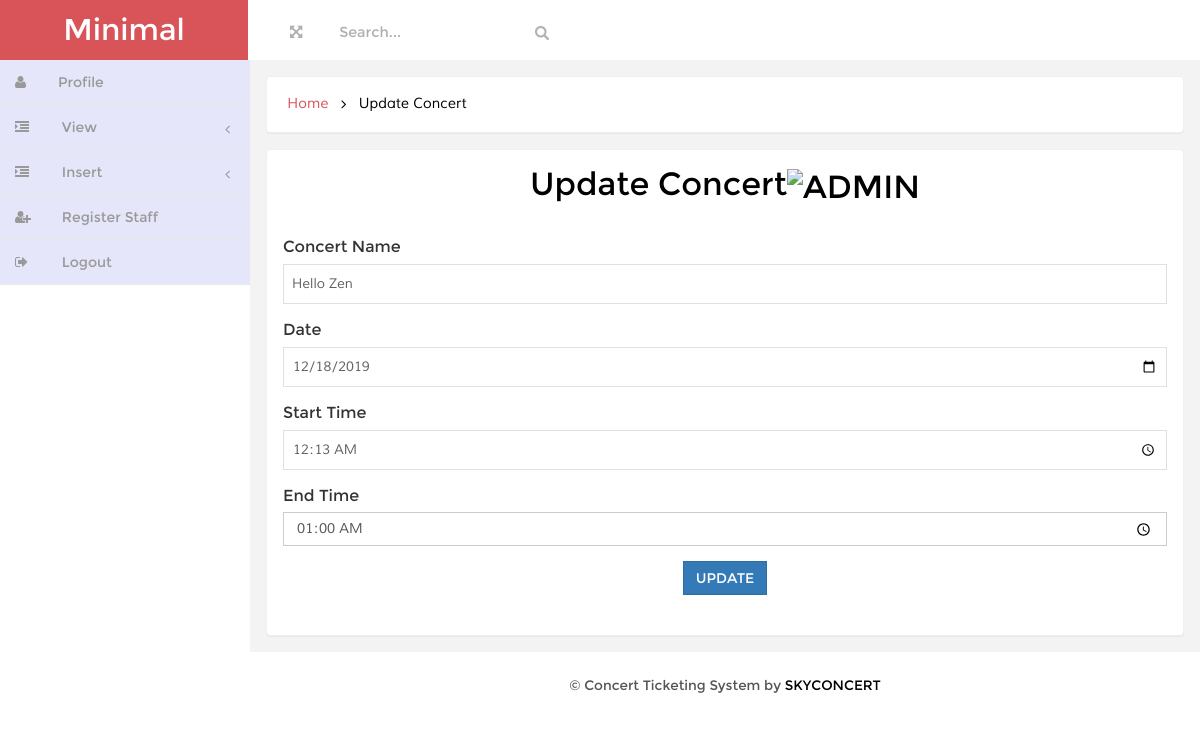
Screenshot of /admin/editconcert.php?coid=1 with the database file from the repository.
### tables this page shows
CREATE TABLE `concert` (
  `coid` int(12) NOT NULL,
  `name` varchar(100) NOT NULL,
  `date` date NOT NULL,
  `start_time` time NOT NULL,
  `end_time` time NOT NULL
);

### admin/editconcert.php (the view, shortened to what this page needs)
<!DOCTYPE HTML>
<html>
<head>
<link href="css/bootstrap.min.css" rel='stylesheet' type='text/css' />
<link href="css/style.css" rel='stylesheet' type='text/css' />
<link href="css/font-awesome.css" rel="stylesheet">
<link href="css/custom.css" rel="stylesheet">
</head>
<body>
<?php
		 $coid = $_GET['coid'];
		 $query = "SELECT * FROM concert WHERE coid='$coid'";
		 $r = mysql_query($query);
		 $results = mysql_fetch_assoc($r);
?>
<div id="wrapper">
        <nav class="navbar-default navbar-static-top" role="navigation">
             <div class="navbar-header">
               <h1> <a class="navbar-brand" href="index.html">Minimal</a></h1>
			   </div>
			 <div class=" border-bottom">
        	<div class="full-left">
        	  <section class="full-top">
				<button id="toggle"><i class="fa fa-arrows-alt"></i></button>
			</section>
			<form class=" navbar-left-right">
              <input type="text"  value="Search..." onfocus="this.value = '';" onblur="if (this.value == '') {this.value = 'Search...';}">
              <input type="submit" value="" class="fa fa-search">
            </form>
        <div class="clearfix"> </div>
           </div>
			<div class="clearfix">
     </div>
		    <div class="navbar-default sidebar" role="navigation">
                <div class="sidebar-nav navbar-collapse">
                <ul class="nav" id="side-menu">
                    <li>
                        <a href="viewprofile.php" class=" hvr-bounce-to-right" style="background-color:#E6E6FA"><i class="fa fa-user nav_icon "></i><span class="nav-label">Profile</span> </a>
                    </li>
                    <li>
                        <a href="#" class=" hvr-bounce-to-right" style="background-color:#E6E6FA"><i class="fa fa-indent nav_icon"></i> <span class="nav-label">View</span><span class="fa arrow"></span></a>
                    </li>
					<li>
                        <a href="#" class=" hvr-bounce-to-right" style="background-color:#E6E6FA"><i class="fa fa-indent nav_icon"></i> <span class="nav-label">Insert</span><span class="fa arrow"></span></a>
                    </li>
					 <li>
                        <a href="signup.html" class=" hvr-bounce-to-right" style="background-color:#E6E6FA"><i class="fa fa-user-plus nav_icon" ></i> <span class="nav-label">Register Staff</span> </a>
                    </li>
					 <li>
                        <a href="logout.php" class=" hvr-bounce-to-right" style="background-color:#E6E6FA"><i class="fa fa-sign-out nav_icon" ></i> <span class="nav-label">Logout</span> </a>
                    </li>
                </ul>
            </div>
			</div>
        </nav>
		 <div id="page-wrapper" class="gray-bg dashbard-1">
       <div class="content-main">
		     <div class="banner">
		    	<h2>
				<a href="index.html">Home</a>
				<i class="fa fa-angle-right"></i>
				<span>Update Concert</span>
				</h2>
		    </div>
 	<div class="grid-form" >
 		<div class="grid-form1" >
 		<h3 id="forms-example" class="" align="center" >Update Concert<img src="images/edit2.png" alt="ADMIN" class="ADMIN" width="140" height="140"></h3>
 		<form action="editconcert_php.php?coid=<?php echo $coid;?>" method="post" name="form1" onSubmit="return editFunction()">
		  <div class="form-group">
			<label>Concert Name</label>
			<input type="text" class="form-control1" id="name" name="name" value='<?=$results['name'];?>'>
		  </div>
		    <div class="form-group">
			<label>Date</label>
			<input type="date" class="form-control1" id="date" name="date" value='<?=$results['date'];?>'>
		  </div>
		   <div class="form-group">
			<label>Start Time</label>
			<input type="time" class="form-control1" id="start_time" name="start_time" value='<?=$results['start_time'];?>'>
		  </div>
		   <div class="form-group">
			<label>End Time</label>
			<input type="time" class="form-control" name="end_time" id="end_time" value='<?=$results['end_time'];?>' required>
		  </div>
		   <div class="form-group" align="center">
			<input type="submit" value="UPDATE" class="btn btn-primary">
		  </div>
		</form>
  </div>
 	</div>
<div class="copy">
          <p> &copy; Concert Ticketing System by <a href="" target="_blank">SKYCONCERT</a> </p>
		  </div>
		</div>
		</div>
       </div>
</body>
</html>

### admin/css/style.css (style rules this page uses)
h4, h5, h6, h1, h2, h3 { margin: 0; }
ul, ol { margin: 0;padding: 0; }
p { margin: 0; }
html, body { font-family:'Montserrat-Regular'; font-size: 100%; background:#F3F3F4; overflow-x: hidden; }
body a { transition:0.5s all; -webkit-transition:0.5s all; -moz-transition:0.5s all; -o-transition:0.5s all; -ms-transition:0.5s all; }
div#wrapper { background-color: #fff; }
.navbar-default.sidebar { background-color: #fff; }
h1 a.navbar-brand { color: #fff !important; font-size: 30px; font-weight: 500; padding: 20px 0px; background: #d95459; text-align: center; width:248px; height: 60px; }
i.nav_icon { color: #fff; margin-right:6px; }
.sidebar ul li a { color: #999; font-size:14px; }
.hvr-bounce-to-right { display: inline-block; vertical-align: middle; -webkit-transform: translateZ(0); transform: translateZ(0); box-shadow: 0 0 1px rgba(0, 0, 0, 0); -webkit-backface-visibility: hidden; backface-visibility: hidden; -moz-osx-font-smoothing: grayscale; position: relative; -webkit-transition-property: color; transition-property: color; -webkit-transition-duration: 0.5s; transition-duration: 0.5s; }
.hvr-bounce-to-right:before { content: ""; position: absolute; z-index: -1; top: 0; left: 0; right: 80%; bottom: 0; background:#7f8c8d; -webkit-transform: scaleX(0); transform: scaleX(0); -webkit-transform-origin: 0 50%; transform-origin: 0 50%; -webkit-transition-property: transform; transition-property: transform; -webkit-transition-duration: 0.5s; transition-duration: 0.5s; -webkit-transition-timing-function: ease-out; transition-timing-function: ease-out; }
.nav > li > a { color: #999; font-weight:500; padding: 0px 20px 0px 0px; font-size: 0.85em; border-bottom: 1px solid #E9E9E9; }
.nav > li > a i { margin-right: 14px; }
i.nav_icon { color: #999; padding: 15px; width: 44px; height: 44px; }
span.fa.arrow { margin-top: 17px; }
@media (min-width: 768px) { #page-wrapper { position: inherit; margin: 0 0 0 240px; min-height: 1000px; } }
.content-main { background-color: #F3F3F4; padding-top: 1em; }
.full-top { float:left; }
.navbar-left-right { float: left; margin-left: 6%; }
.border-bottom { background-color: #fff; }
.full-left { float: left; width: 40%; margin-left: 3%; margin-top: 1.3em; }
.full-left button { background: none; border: none; outline: none; color: #B3AEAE; font-size: 0.9em; }
.navbar-left-right input[type="text"] { background: none; border: none; outline: none; color:#B3AEAE; font-size: 0.9em; }
.navbar-left-right input[type="submit"] { background: url(../images/search.png) 0px 2px no-repeat; width:16px; height:16px; border: none; outline: none; color:#B3AEAE; font-size: 0.9em; }
.banner { background: #fff; display: block; margin: 0em 1em ; padding:1em; border: 1px solid #ebeff6; border-color: #ebeff6; border-radius: 4px; -webkit-border-radius: 4px; -o-border-radius: 4px; -moz-border-radius: 4px; -ms-border-radius: 4px; -webkit-box-shadow: 0 1px 1px rgba(0,0,0,.05); box-shadow: 0 1px 1px rgba(0,0,0,.05); }
.banner h2 { font-size:0.9em; }
.banner h2 a { color:#D95459; text-decoration:none; font-family: 'Muli-Regular'; padding:0.3em ; }
.banner h2 span { color:#000; font-family: 'Muli-Regular'; padding:0.3em ; }
.banner h2 i { color:#000; vertical-align:middle; padding:0.3em ; }
.grid-form { padding: 1em; }
.grid-form1 { background: #fff; margin-bottom: 1em; padding: 1em; border: 1px solid #ebeff6; border-radius: 4px; -webkit-border-radius: 4px; -o-border-radius: 4px; -moz-border-radius: 4px; -ms-border-radius: 4px; -webkit-box-shadow: 0 1px 1px rgba(0,0,0,.05); box-shadow: 0 1px 1px rgba(0,0,0,.05); }
.grid-form1:last-child { margin-bottom: 0em; }
.grid-form1 h3 { color: #000; font-size:2em; margin-bottom: 1em; }
.grid-form1 form { margin: 1.5em 0; }
.form-control { box-shadow: none; outline: none; border-radius: 0px; font-family: 'Muli-Regular'; }
.btn { border-radius: 0px; outline: none; }
.form-control1 { border: 1px solid #e0e0e0; padding: 5px 8px; color: #616161; width: 100%; font-size: 0.85em; font-weight: 300; height: 40px; -webkit-appearance: none; outline: none; font-family: 'Muli-Regular'; background: none; box-shadow:none !important; }
.checkbox-inline label,.checkbox-inline1 label,.form-group label { font-weight:400; }
.copy { background:#fff; text-align:center; padding:1.5em 0; }
.copy p, .copy-right p { font-size:0.85em; color:#555; }
.copy p a, .copy-right p a { color:#000; }

### rows the page displays
concert: name "Hello Zen", date "12/18/2019", start_time "00:13:00", end_time "01:00:00"
